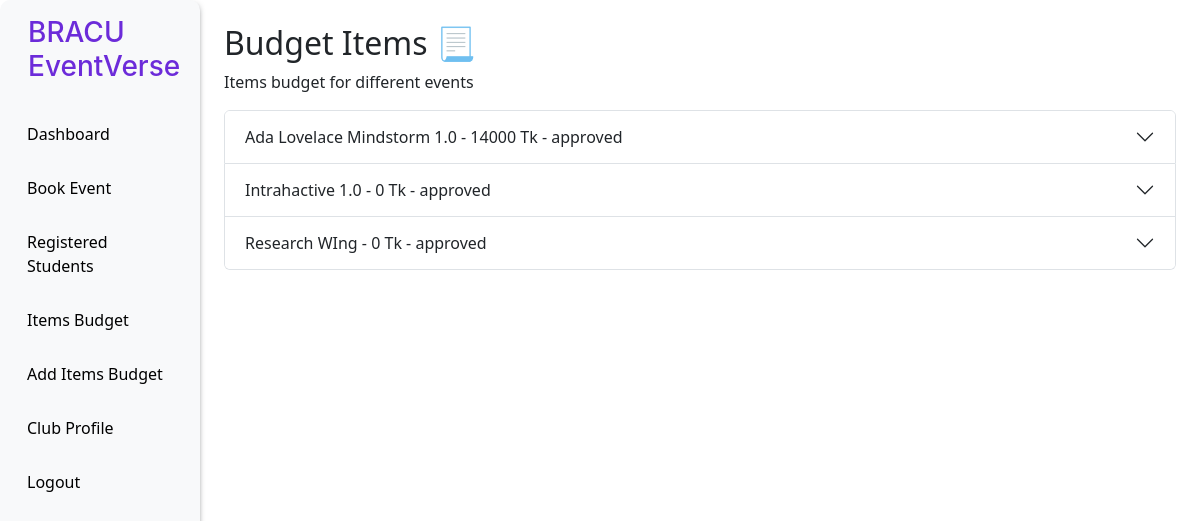
/club/budget_items.php (signed in), run on an earlier commit of the app's database.
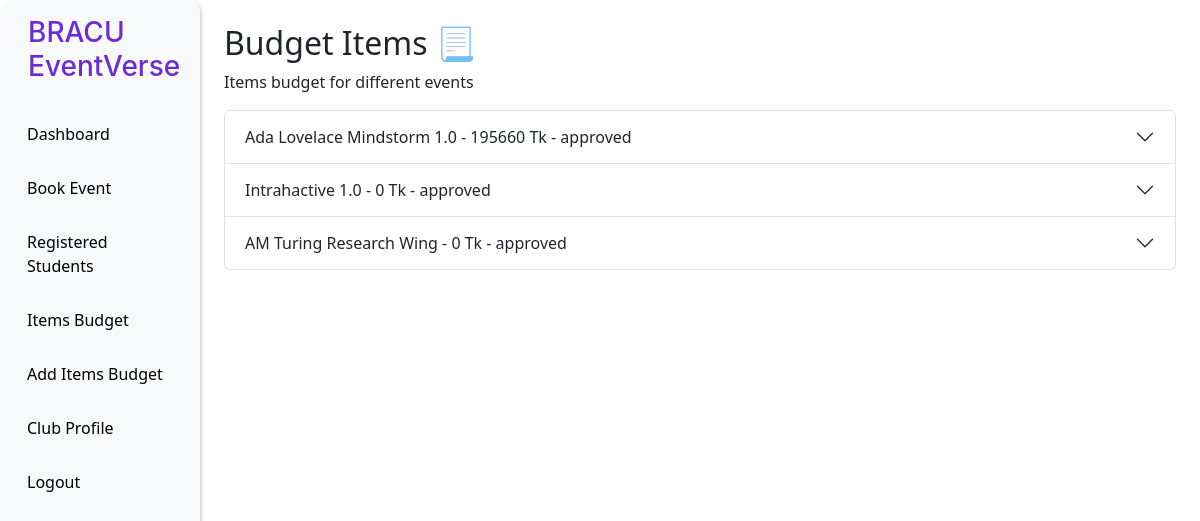
And on a later commit of the database.
### tables this page shows
CREATE TABLE `events` (
  `id` int(11) NOT NULL,
  `name` varchar(255) NOT NULL,
  `date` varchar(255) NOT NULL,
  `details` text DEFAULT NULL,
  `event_type` enum('technical','cultural','academic','social','sports') DEFAULT NULL,
  `time_slot` varchar(255) NOT NULL,
  `booking_id` varchar(255) NOT NULL,
  `club_name` varchar(255) NOT NULL,
  `club_email` varchar(255) NOT NULL,
  `thumbnail` text DEFAULT NULL,
  `room_no` varchar(255) DEFAULT NULL,
  `status` enum('draft','pending','approved','cancelled') NOT NULL DEFAULT 'pending',
  `organizer_id` int(11) DEFAULT NULL,
  `club_id` int(11) DEFAULT NULL,
  `department_id` int(11) DEFAULT NULL,
  `created_at` timestamp NOT NULL DEFAULT current_timestamp()
);

CREATE TABLE `budget` (
  `id` int(11) NOT NULL,
  `event_id` int(11) NOT NULL,
  `booking_id` varchar(255) NOT NULL,
  `total_budget` int(11) NOT NULL DEFAULT 0,
  `status` enum('approved','canceled','pending') NOT NULL DEFAULT 'pending',
  `timestamp` datetime NOT NULL DEFAULT current_timestamp()
);

### club/budget_items.php (the view, shortened to what this page needs)
<?php
include "../partials/header.php";
?>
<div class="container-fluid">
  <div class="row">
    <?php include("../partials/club_sidebar.php")?>
    <div class="col-md-9 col-lg-10 p-4">
      <h2>Budget Items 📃</h2>
      <p>Items budget for different events</p>
      <div class="accordion" id="accordionExample">
      <?php
    include '../config/database.php';
    $sql3 = "SELECT * FROM clubs WHERE admin_id = '{$_SESSION['user_id']}' LIMIT 1";
    $result3 = mysqli_query($conn, $sql3);
    $club = mysqli_fetch_assoc($result3);
    $sql = "SELECT * FROM events WHERE club_id = '{$club['id']}'";
    $res = mysqli_query($conn, $sql);
    while($row=mysqli_fetch_assoc($res)){
          $sql2 = "SELECT * FROM budget WHERE event_id = '{$row['id']}' LIMIT 1";
          $res2 = mysqli_query($conn, $sql2);
          $budget=mysqli_fetch_assoc($res2);
          echo '
            <div class="accordion-item">
        <h2 class="accordion-header">
          <button class="accordion-button collapsed" type="button" data-bs-toggle="collapse" data-bs-target="#collapseOne'.$row['id'].'" aria-expanded="true" aria-controls="collapseOne">
            '.$row['name'].' - '.$budget['total_budget'].' Tk - '.$budget['status'].'
          </button>
        </h2>
        <div id="collapseOne'.$row['id'].'" class="accordion-collapse collapse" data-bs-parent="#accordionExample">
          <div class="accordion-body">
              <table class="table">
      <thead>
        <tr>
          <th scope="col">Item Catagory</th>
          <th scope="col">Quantity</th>
          <th scope="col">Unit Price</th>
          <th scope="col">Total Price</th>
        </tr>
      </thead>
      <tbody>
            ';
            echo '
            </tbody>
        </table>
            </div>
        </div>
      </div>';
    }
    ?>
</div>
    </div>
  </div>
</div>

### partials/header.php (shortened to what this page needs)
<!doctype html>
<html lang="en">
  <head>
    <link href="https://cdn.jsdelivr.net/npm/bootstrap@5.3.5/dist/css/bootstrap.min.css" rel="stylesheet">
  </head>
  <body>

### partials/club_sidebar.php
<div class="col-md-3 col-lg-2 sidebar">
      <h3 class="p-3">BRACU EventVerse</h3>
      <a href="./index.php"><i class="fas fa-home"></i> Dashboard</a>
      <a href="./book_event.php"><i class="fas fa-calendar-plus"></i> Book Event</a>
      <a href="./registered_students.php"><i class="fas fa-users"></i> Registered Students</a>
      <a href="./budget_items.php"><i class="fas fa-money-bill"></i> Items Budget</a>
      <a href="./add_budget_items.php"><i class="fas fa-plus-circle"></i> Add Items Budget</a>
      <a href="./profile.php"><i class="fas fa-user"></i> Club Profile</a>
      <a href="../sql/logout.php"><i class="fas fa-sign-out-alt"></i> Logout</a>
    </div>

### club/budget_items.php (style rules this page uses)
body { min-height: 100vh; }
.sidebar { height: 100vh; background-color: #f8f9fa; box-shadow: 4px 0px 7px -7px; border-radius: 10px; }
.sidebar a { display: block; padding: 15px; color: #000; text-decoration: none; }
h3 { color: #6C2BD9; font-family: 'Inter', sans-serif; }

What changed in the data, as far as the page shows it:
removed events: name "Research WIng", budget.total_budget "0", budget.status "approved"
changed through a linked row, events "Ada Lovelace Mindstorm 1.0": budget.total_budget "14000" → "195660"
added events: name "AM Turing Research Wing", budget.total_budget "0", budget.status "approved"
